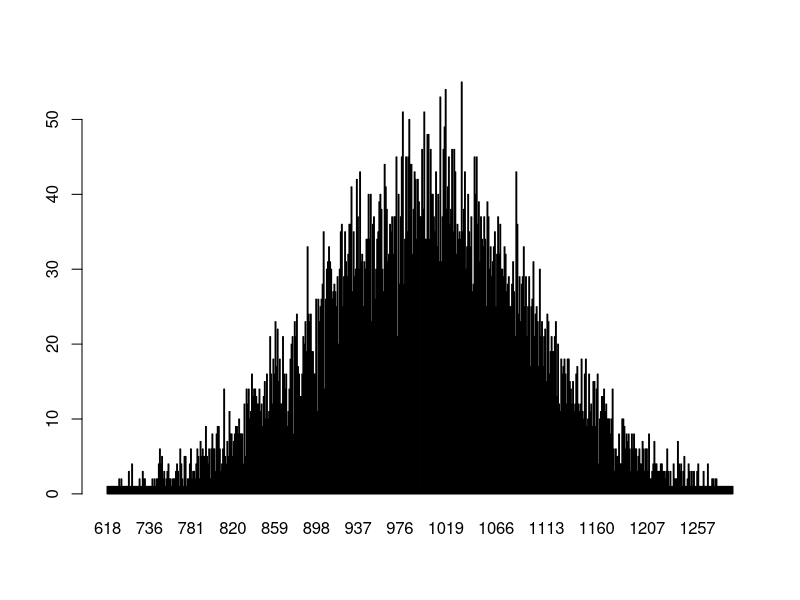

Write R code to recreate this figure.
###########
# BASIC
##########


###
# 3
###

x = c(20:50)
print(x)

print(mean(c(20:60)))

print(sum(c(51:91)))


###
# 4
###

v = sample(-50:50, 10, replace=TRUE)
print(v)


###
# 5
###
### NO SUPE RESOLVERLO SIN MIRAR Y SIN BUCLES

Fibonacci <- numeric(10)
Fibonacci[1] <- Fibonacci[2] <- 1
for (i in 3:10) Fibonacci[i] <- Fibonacci[i - 2] + Fibonacci[i - 1]
print


###
# 7
###

for (n in 1:100) {
  if (n %% 3 == 0 & n %% 5 == 0) {print("FizzBuzz")}
  else if (n %% 3 == 0) {print("Fizz")}
  else if (n %% 5 == 0) {print("Buzz")}
  else print(n)
}


###
# 9
###

print_factors = function(n) {
  print(paste("The factors of",n,"are:"))
  for(i in 1:n) {
    if((n %% i) == 0) {
      print(i)
    }
  }
}
print_factors(4)


###
# 10
###

min = 30
max = 0

v = c(1,2,3,4,7,1)

for (i in v) {
  if (i > max){
    max <- i
  }
  if (i < min){
    min <- i
  }
}
print(max)
print(min)


###
# 13
###

n = floor(rnorm(1000, 50, 100))
t = table(n)
print(t)


###
# 15
###

a = c( 4, 0, -1, -3)
b = c("Manzana", "Platano", "White")
c = c(TRUE, FALSE)
print(a)
print(typeof(a))
print(b)
print(typeof(b))
print(c)
print(typeof(c))



###
# 22
###

n = floor(rnorm(10000, 1000, 100))
t = table(n)
barplot(t)



###
# 25
###

Employees = data.frame(Name=c("Antonio","Alex","Javi"),
                       Gender=c("F","M","M"),
                       Age=c(230,600,24),
                       Designation=c("Artist","Exective","CEO")
                       
)
print("Details of the employees:")                      
print(Employees)



###
# 26
###

Employees = data.frame(Name=c("Antonio","Alex","Javi"),
                       Gender=c("F","M","M"),
                       Age=c(230,600,24),
                       Designation=c("Artist","Exective","CEO")
                       
)
print("Details of the employees:")                      
print(summary(Employees))